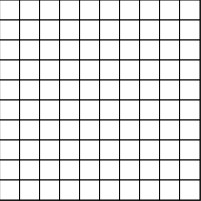
Frame 1 (no input)
Frame 60 (no input): identical to frame 1, image omitted
Frame 120 (the mouse pressed at the canvas centre since frame 60): identical to frame 1, image omitted

The p5.js sketch that drew this single still picture (run headless with seeded random() and noise() and a simulated clock; from frame 60 on, the mouse is pressed at the canvas centre):

// p5.js sketch
// ── sketch.js
var cols = 10;
var rows = 10;
var grid = new Array(cols);
var rectSize = 20;

function Cell(){
	this.x = 0;
	this.y = 0;
}

function setup() {
  createCanvas(cols*rectSize+1,rows*rectSize+1);
  grid = makeArr2D();
}

function draw() {
  background(51);
  
  drawGrid();
}

function drawGrid(){
  for(var i = 0; i < cols; i++){
    for(var j = 0; j < rows; j++){
      rect(i*rectSize,j*rectSize,rectSize,rectSize);
    }
  }
}

function makeArr2D(){
  var arr = new Array(cols);
	for(var i = 0; i < cols; i++){
	  for(var j = 0; j < rows; j++){
	    arr[i] = new Cell(i, j);
	  }
	}
	return arr;
}
